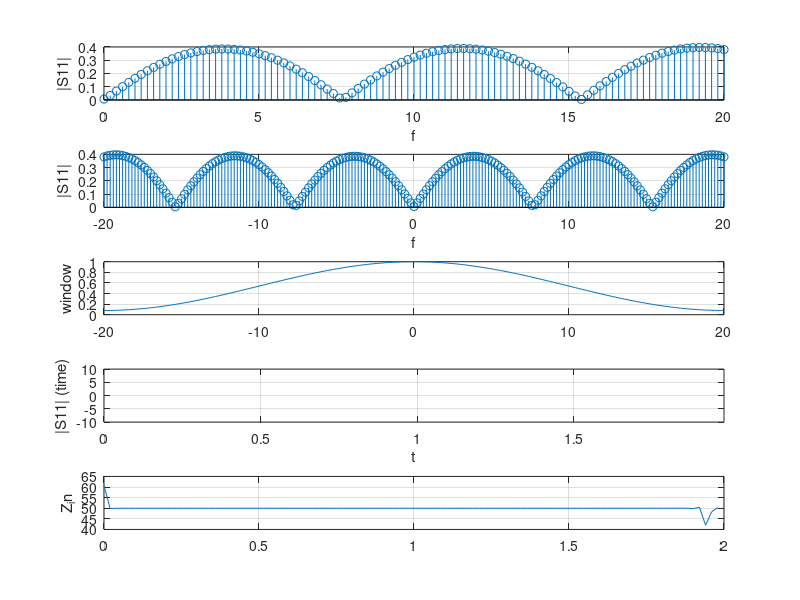

MATLAB code to generate this figure:
close all;
clear all;

time            = 2; % in nano-seconds
z0              = 50;
A               = importdata("sparameters_lowpass.dat");
M               = 2048;

freq            = A(:,1);
freq_neg        = -1.0*flip(freq);

realPart        = A(:,2);
imagPart        = A(:,3);

s11_freq        = realPart + imagPart*i;
s11_conj        = conj(flip(s11_freq));

F               = [freq_neg(1:end-1)', freq(1),     freq(2:end)'];
X               = [s11_conj(1:end-1)', s11_freq(1), s11_freq(2:end)']; 

win             = (hamming(length(X)));

freq_multip     = (X).*win';

s11_time        = ifft(freq_multip, length(s11_freq));
    
z_in            = z0 * (1 + s11_time)./(1 - s11_time);

t               = [0: time/length(s11_time): time-1/length(s11_time)];

z_in_freq       = z0*(1+ (s11_freq))./(1- (s11_freq));
freq_resamp     = resample(freq, M, length(freq));
z_in_resamp     = resample(z_in, M, length(freq));

figure(2)

subplot(511)
stem(freq, (abs(s11_freq)));
axis([0 20])
xlabel('f');
ylabel('|S11|');
grid on;

subplot(512)
stem(F, (abs(X)));
axis([-freq(end) freq(end)])
xlabel('f');
ylabel('|S11|');
grid on;

subplot(513)
plot(F, (abs(win)));
ylabel('window');
grid on;

subplot(514)
plot(t, 20*log10(abs(s11_time)));
xlabel('t');
ylabel('|S11| (time)');
axis([0 t(end) -10 10]);
grid on;

subplot(515)
plot(t, abs(z_in));
ylabel('Z_in');
grid on;
